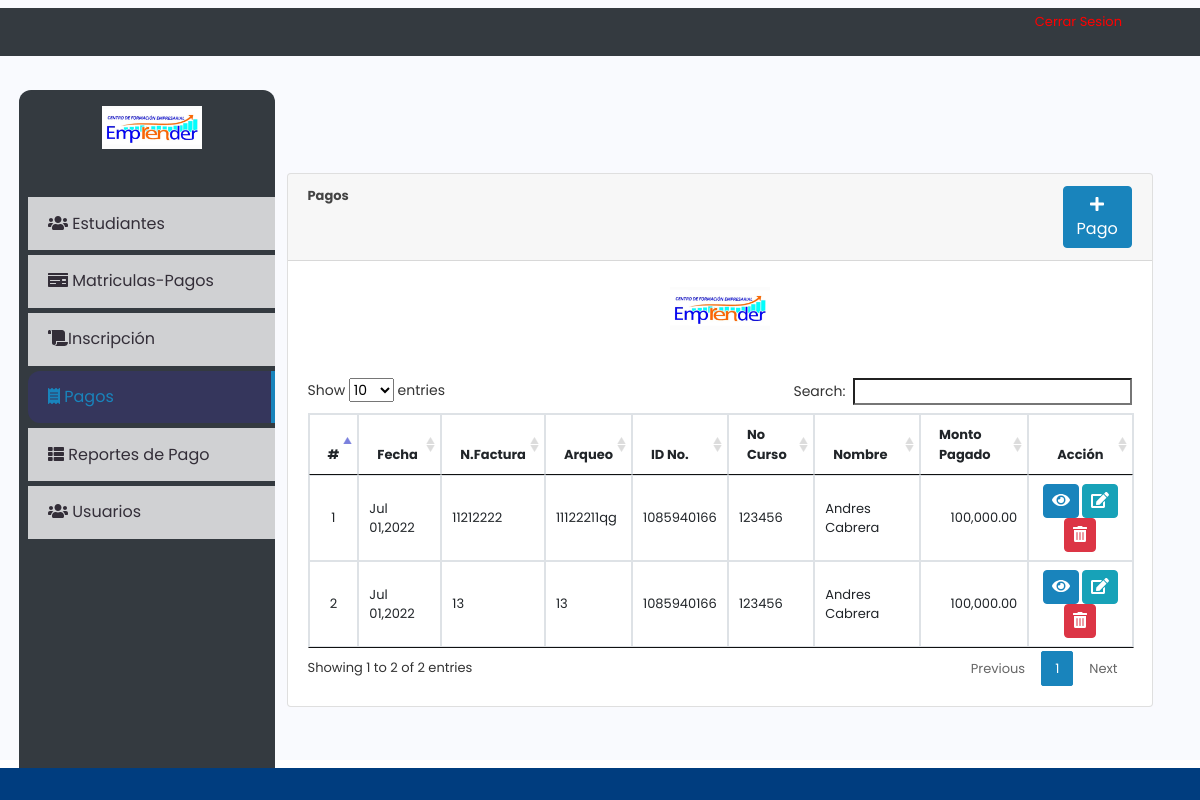
/index.php?page=payments (signed in), run on the app's committed database.
### tables this page shows
CREATE TABLE `payments` (
  `id` int(30) NOT NULL AUTO_INCREMENT,
  `ef_id` int(30) NOT NULL,
  `amount` float NOT NULL,
  `remarks` text NOT NULL,
  `date_created` datetime NOT NULL DEFAULT current_timestamp() ON UPDATE current_timestamp(),
  `cuotas_pagadas` int(11) NOT NULL,
  `nfactura` varchar(255) NOT NULL,
  `arqueo` varchar(255) NOT NULL,
  PRIMARY KEY (`id`)
);

CREATE TABLE `student` (
  `id` int(30) NOT NULL AUTO_INCREMENT,
  `id_no` varchar(100) NOT NULL,
  `name` text NOT NULL,
  `contact` varchar(100) NOT NULL,
  `address` text NOT NULL,
  `email` varchar(200) NOT NULL,
  `date_created` datetime NOT NULL DEFAULT current_timestamp(),
  `acudiente` varchar(255) NOT NULL,
  `acerca` varchar(255) NOT NULL,
  PRIMARY KEY (`id`)
);

CREATE TABLE `student_ef_list` (
  `id` int(30) NOT NULL AUTO_INCREMENT,
  `student_id` int(30) NOT NULL,
  `ef_no` varchar(200) NOT NULL,
  `course_id` int(30) NOT NULL,
  `total_fee` float NOT NULL,
  `date_created` datetime NOT NULL DEFAULT current_timestamp(),
  `cuotas` int(11) NOT NULL,
  PRIMARY KEY (`id`)
);

### payments.php (the view, shortened to what this page needs)
<?php include 'db_connect.php'; ?>
<div class="container-fluid">
	<div class="col-lg-12">
		<div class="row">
			<div class="col-md-12">
				<div class="card">
					<div class="card-header">
						<b>Pagos </b>
						<span class="float:right"><a class="btn btn-primary col-md-1 col-sm-6 float-right" href="javascript:void(0)" id="new_payment">
								<i class="fa fa-plus"></i> Pago
							</a></span>
					</div>
					<div class="card-body">
					<h1 class="text-center mb-5"><img src="assets/uploads/emprender.jpeg" width="2000px"></h1>
						<table class="table table-condensed table-bordered table-hover">
							<thead>
								<tr>
									<th class="text-center">#</th>
									<th class="">Fecha</th>
									<th class="">N.Factura</th>
									<th class="">Arqueo</th>
									<th class="">ID No.</th>
									<th class="">No Curso</th>
									<th class="">Nombre</th>
									<th class="">Monto Pagado</th>
									<th class="text-center">Acción</th>
								</tr>
							</thead>
							<tbody>
								<?php
								$i = 1;
								$payments = $conn->query("SELECT p.*,s.name as sname, ef.ef_no,s.id_no FROM payments p inner join student_ef_list ef on ef.id = p.ef_id inner join student s on s.id = ef.student_id order by unix_timestamp(p.date_created) desc ");
								if ($payments->num_rows > 0) :
									while ($row = $payments->fetch_assoc()) :
								?>
										<tr>
											<td class="text-center"><?php echo $i++ ?></td>
											<td>
												<p><?php echo date("M d,Y", strtotime($row['date_created'])) ?></p>
											</td>
											<td>
												<p><?php echo $row['nfactura'] ?></p>
											</td>
											<td>
												<p><?php echo $row['arqueo'] ?></p>
											</td>
											<td>
												<p><?php echo $row['id_no'] ?></p>
											</td>
											<td>
												<p><?php echo $row['ef_no'] ?></p>
											</td>
											<td>
												<p><?php echo ucwords($row['sname']) ?></p>
											</td>
											<td class="text-right">
												<p><?php echo number_format($row['amount'], 2) ?></p>
											</td>
											<td class="text-center">
												<button class="btn btn-primary view_payment" type="button" data-id="<?php echo $row['id'] ?>" data-ef_id="<?php echo $row['ef_id'] ?>"><i class="fa fa-eye"></i></button>
												<button class="btn btn-info edit_payment" type="button" data-id="<?php echo $row['id'] ?>"><i class="fa fa-edit"></i></button>
												<button class="btn btn-danger delete_payment" type="button" data-id="<?php echo $row['id'] ?>"><i class="fa fa-trash-alt"></i></button>
											</td>
										</tr>
									<?php
									endwhile;
								else :
									?>
									<tr>
										<th class="text-center" colspan="7">Sin datos que mostrar.</th>
									</tr>
								<?php
								endif;
								?>
							</tbody>
						</table>
					</div>
				</div>
			</div>
		</div>
	</div>
</div>

### index.php (shortened to what this page needs)
<!DOCTYPE html>
<html lang="en">
<head>
  <?php
  include('./header.php');
  ?>
</head>
<body>
  <?php include 'topbar.php' ?>
  <?php include 'navbar.php' ?>
  <main id="view-panel">
    <?php $page = isset($_GET['page']) ? $_GET['page'] : 'home'; ?>
    <?php include $page . '.php' ?>
  </main>
</body>
<?php
include('./footer.php');
?>
</html>

### header.php (shortened to what this page needs)
<link rel="stylesheet" href="assets/font-awesome/css/all.min.css">
<link href="assets/vendor/bootstrap/css/bootstrap.min.css" rel="stylesheet">
<link href="assets/vendor/icofont/icofont.min.css" rel="stylesheet">
<link href="assets/vendor/boxicons/css/boxicons.min.css" rel="stylesheet">
<link href="assets/vendor/animate.css/animate.min.css" rel="stylesheet">
<link href="assets/vendor/remixicon/remixicon.css" rel="stylesheet">
<link href="assets/vendor/owl.carousel/assets/owl.carousel.min.css" rel="stylesheet">
<link href="assets/vendor/bootstrap-datepicker/css/bootstrap-datepicker.min.css" rel="stylesheet">
<link href="assets/DataTables/datatables.min.css" rel="stylesheet">
<link href="assets/css/jquery.datetimepicker.min.css" rel="stylesheet">
<link href="assets/css/select2.min.css" rel="stylesheet">
<link href="assets/css/style.css" rel="stylesheet">
<link type="text/css" rel="stylesheet" href="assets/css/jquery-te-1.4.0.css">
<?php include('footer.php'); ?>

### topbar.php (shortened to what this page needs)
<nav class="bg-red">
  <div class="container-fluid mt-2 mb-2">
    <div class="col-lg-12">
      <div class="float-right">
        <div class=" dropdown mr-4">
          <a class="dropdown-item " href="ajax.php?action=logout"><p style="color:#FF0000";>Cerrar Sesion</p></a>
        </div>
      </div>
    </div>
  </div>
</nav>

### navbar.php (shortened to what this page needs)
<h1 class="mx-lt-5 bg-dark"><img src=""></h1>
<nav id="sidebar" class='mx-lt-5 bg-dark'>
<h1 class="text-center mb-5"><img src="assets/uploads/emprender.jpeg"  width="150px"></h1>
	<div class="sidebar-list">
		<a href="index.php?page=students" class="nav-item nav-students"><span class='icon-field'><i class="fa fa-users "></i></span> Estudiantes</a>
		<a href="index.php?page=fees" class="nav-item nav-fees"><span class='icon-field'><i class="fa fa-money-check "></i></span> Matriculas-Pagos</a>
		<a href="index.php?page=courses" class="nav-item nav-courses"><span class='icon-field'><i class="fa fa-scroll "></i></span>Inscripción</a>
		<a href="index.php?page=payments" class="nav-item nav-payments"><span class='icon-field'><i class="fa fa-receipt "></i></span> Pagos</a>
		<a href="index.php?page=payments_report" class="nav-item nav-payments_report"><span class='icon-field'><i class="fa fa-th-list"></i></span> Reportes de Pago</a>
		<?php if ($_SESSION['login_type'] == 1) : ?>
			<a href="index.php?page=users" class="nav-item nav-users"><span class='icon-field'><i class="fa fa-users "></i></span> Usuarios</a> <?php endif; ?>
	</div>
</nav>

### footer.php (shortened to what this page needs)
<footer class="bg-primary text-white text-center text-lg-start fixed-bottom">
  <div class="text-center p-3" style="background-color: rgba(0, 0, 0, 0.5)">
  </div>
</footer>

### assets/css/style.css (style rules this page uses)
body { font-family: "Poppins", sans-serif; color: #444444; width: 100%; height: calc(100%); font-size: .813rem; background-color: #f9fafe; }
a { color: #fc7d1c; }
h1, h2, h3, h4, h5, h6 { font-family: "Raleway", sans-serif; }
nav#sidebar { height: calc(100%); position: fixed; z-index: 99; left: 19px; width: 256px; font-size: 12px; top: 7.5em; padding: 10px 0 0 9px; border-radius: 12px; }
a.nav-item { position: relative; display: block; padding: .90rem 1.25rem; margin-bottom: -1px; background-color: #ffffffc4; color: #332e38; font-size: 16px; margin-bottom: 5px; }
a.nav-item:hover, .nav-item.active { background-color: rgba(60, 33, 247, 0.15); border-radius: 12px 0 0 12px; border-right: 4px solid #1984bc; color: #1984bc; }
main#view-panel { margin-left: 250px; width: calc(100% - 261px); margin-top: 4.8em; padding: 0.5em; }
.btn-primary { color: #fff; background-color: #1984bc; border-color: #1984bc; }
.bg-red { background-color: #ea3438 !important; }
.btn.edit_course, .btn.delete_course, .btn.view_payment, .btn.edit_fees, .btn.delete_fees, .btn.edit_student, .btn.delete_student, .btn.edit_payment, .btn.delete_payment { padding: 4px 8px; }

### navbar.php (style rules this page uses)
nav#sidebar { background-color:#333; }

### payments.php (style rules this page uses)
td { vertical-align: middle !important; }
td p { margin: unset }
img { max-width: 100px; max-height: :150px; }

### data on the page
payments: date_created "Jul 01,2022", nfactura "11212222", arqueo "11122211qg", student.id_no "1085940166", student_ef_list.ef_no "123456", student.name "Andres Cabrera", amount "100,000.00"
payments: date_created "Jul 01,2022", nfactura "13", arqueo "13", student.id_no "1085940166", student_ef_list.ef_no "123456", student.name "Andres Cabrera", amount "100,000.00"
